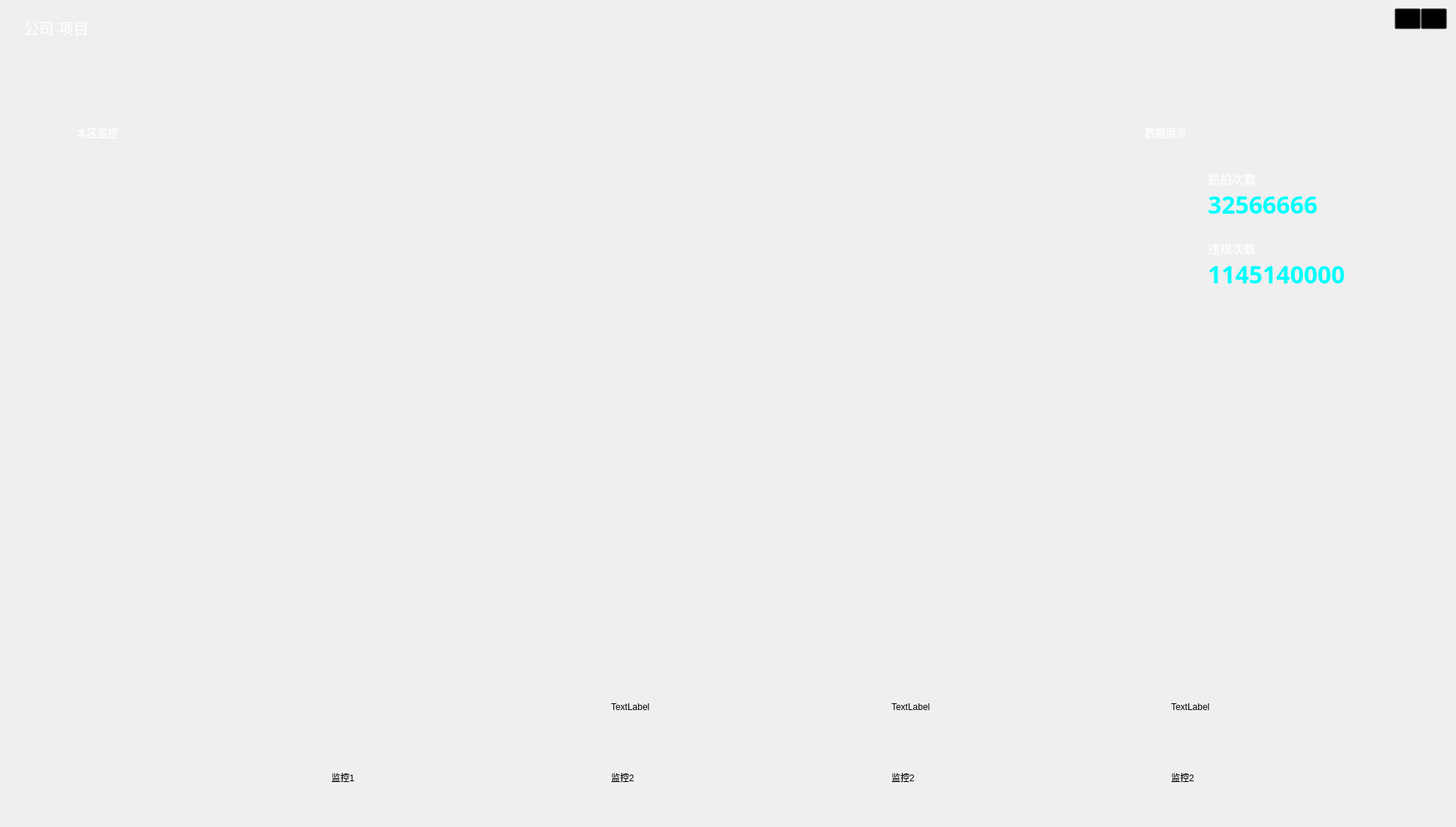
<?xml version="1.0" encoding="UTF-8"?>
<ui version="4.0">
 <class>AIMonitorClass</class>
 <widget class="QMainWindow" name="AIMonitorClass">
  <property name="geometry">
   <rect>
    <x>0</x>
    <y>0</y>
    <width>1942</width>
    <height>1103</height>
   </rect>
  </property>
  <property name="windowTitle">
   <string>AIMonitor</string>
  </property>
  <widget class="QWidget" name="centralWidget">
   <property name="styleSheet">
    <string notr="true"/>
   </property>
   <layout class="QHBoxLayout" name="horizontalLayout">
    <item>
     <widget class="QFrame" name="frame">
      <property name="styleSheet">
       <string notr="true">#frame{
background-size: contain;
border-image:url(:/AIMonitor/img/dabeijing.png);
border-top-left-radius:5px;

border-top-right-radius:5px;

border-bottom-left-radius:5px;

border-bottom-right-radius:5px;

}</string>
      </property>
      <property name="frameShape">
       <enum>QFrame::StyledPanel</enum>
      </property>
      <property name="frameShadow">
       <enum>QFrame::Raised</enum>
      </property>
      <layout class="QVBoxLayout" name="verticalLayout_2" stretch="4,36,18">
       <property name="spacing">
        <number>0</number>
       </property>
       <property name="leftMargin">
        <number>1</number>
       </property>
       <property name="topMargin">
        <number>0</number>
       </property>
       <property name="rightMargin">
        <number>1</number>
       </property>
       <property name="bottomMargin">
        <number>0</number>
       </property>
       <item>
        <widget class="QFrame" name="topFrame">
         <property name="minimumSize">
          <size>
           <width>1076</width>
           <height>115</height>
          </size>
         </property>
         <layout class="QHBoxLayout" name="top" stretch="1,5,20,8,1,1">
          <property name="spacing">
           <number>0</number>
          </property>
          <property name="sizeConstraint">
           <enum>QLayout::SetDefaultConstraint</enum>
          </property>
          <property name="leftMargin">
           <number>0</number>
          </property>
          <property name="topMargin">
           <number>0</number>
          </property>
          <property name="rightMargin">
           <number>0</number>
          </property>
          <property name="bottomMargin">
           <number>0</number>
          </property>
          <item alignment="Qt::AlignTop">
           <widget class="QLabel" name="projectLabel">
            <property name="minimumSize">
             <size>
              <width>350</width>
              <height>30</height>
             </size>
            </property>
            <property name="maximumSize">
             <size>
              <width>300</width>
              <height>39</height>
             </size>
            </property>
            <property name="styleSheet">
             <string notr="true">#projectLabel{
	color:#FFFFFF;
    font-size:20px;
    padding-left:15px;
	font-family: Microsoft YaHei;
	padding-top:12px;
}</string>
            </property>
            <property name="text">
             <string>公司-项目</string>
            </property>
           </widget>
          </item>
          <item>
           <spacer name="horizontalSpacer">
            <property name="orientation">
             <enum>Qt::Horizontal</enum>
            </property>
            <property name="sizeHint" stdset="0">
             <size>
              <width>40</width>
              <height>20</height>
             </size>
            </property>
           </spacer>
          </item>
          <item>
           <widget class="QLabel" name="title">
            <property name="minimumSize">
             <size>
              <width>369</width>
              <height>50</height>
             </size>
            </property>
            <property name="maximumSize">
             <size>
              <width>369</width>
              <height>50</height>
             </size>
            </property>
            <property name="styleSheet">
             <string notr="true">#title{
	border-image: url(:/AIMonitor/img/logo--.png);
}</string>
            </property>
            <property name="text">
             <string/>
            </property>
           </widget>
          </item>
          <item>
           <spacer name="horizontalSpacer_2">
            <property name="orientation">
             <enum>Qt::Horizontal</enum>
            </property>
            <property name="sizeHint" stdset="0">
             <size>
              <width>40</width>
              <height>20</height>
             </size>
            </property>
           </spacer>
          </item>
          <item alignment="Qt::AlignTop">
           <widget class="QPushButton" name="signalButton">
            <property name="maximumSize">
             <size>
              <width>35</width>
              <height>35</height>
             </size>
            </property>
            <property name="cursor">
             <cursorShape>PointingHandCursor</cursorShape>
            </property>
            <property name="whatsThis">
             <string>最小化</string>
            </property>
            <property name="styleSheet">
             <string notr="true">#signalButton {  
	image: url(:/AIMonitor/img/xinhao.png);
	background: transparent; 
	padding-top:12px; 
	
}  

/* 鼠标按下时的效果 */  
#miniButton:pressed {  
    /* 改变背景色 */  
    background-color:rgb(40,85,20);  

    /* 改变边框风格 */  
    border-style:inset;  

    /* 使文字有一点移动 */  
    padding-left:6px;  
    padding-top:18px;  
}  

/* 按钮样式 */  
#miniButton:flat {  
    border:2px solid red;  
}  </string>
            </property>
            <property name="text">
             <string/>
            </property>
            <property name="icon">
             <iconset>
              <normaloff>:/AIMonitor/icons/minus.png</normaloff>:/AIMonitor/icons/minus.png</iconset>
            </property>
           </widget>
          </item>
          <item alignment="Qt::AlignTop">
           <widget class="QPushButton" name="closeButton">
            <property name="maximumSize">
             <size>
              <width>35</width>
              <height>35</height>
             </size>
            </property>
            <property name="cursor">
             <cursorShape>PointingHandCursor</cursorShape>
            </property>
            <property name="styleSheet">
             <string notr="true">#closeButton {
	
	image: url(:/AIMonitor/img/guanbi.png);
	background: transparent; 
	padding-top:12px;
}  

/* 鼠标按下时的效果 */  
#closeButton:pressed {  
    /* 改变背景色 */  
    background-color:rgb(40,85,20);  

    /* 改变边框风格 */  
    border-style:inset;  

    /* 使文字有一点移动 */  
    padding-left:6px;  
    padding-top:18px;  
}  

/* 按钮样式 */  
#closeButton:flat {  
    border:2px solid red;  
}  </string>
            </property>
            <property name="text">
             <string/>
            </property>
            <property name="icon">
             <iconset>
              <normaloff>:/AIMonitor/icons/close.png</normaloff>:/AIMonitor/icons/close.png</iconset>
            </property>
           </widget>
          </item>
         </layout>
        </widget>
       </item>
       <item>
        <layout class="QHBoxLayout" name="content" stretch="5,20,5">
         <property name="spacing">
          <number>7</number>
         </property>
         <property name="leftMargin">
          <number>62</number>
         </property>
         <property name="topMargin">
          <number>0</number>
         </property>
         <property name="rightMargin">
          <number>60</number>
         </property>
         <property name="bottomMargin">
          <number>3</number>
         </property>
         <item>
          <widget class="QFrame" name="leftFrame">
           <property name="minimumSize">
            <size>
             <width>371</width>
             <height>758</height>
            </size>
           </property>
           <property name="maximumSize">
            <size>
             <width>371</width>
             <height>758</height>
            </size>
           </property>
           <property name="styleSheet">
            <string notr="true">#leftFrame{
	
	border-image: url(:/AIMonitor/img/xiaobeijingzuo.png);
}</string>
           </property>
           <layout class="QVBoxLayout" name="listviewFrame">
            <property name="leftMargin">
             <number>10</number>
            </property>
            <property name="topMargin">
             <number>40</number>
            </property>
            <property name="rightMargin">
             <number>10</number>
            </property>
            <property name="bottomMargin">
             <number>280</number>
            </property>
            <item>
             <widget class="QLabel" name="monitorLabel">
              <property name="styleSheet">
               <string notr="true">color:#FFFFFF;
font-size:14px;
padding-left:15px;
font-family: Microsoft YaHei;</string>
              </property>
              <property name="text">
               <string>本区监控</string>
              </property>
             </widget>
            </item>
            <item>
             <widget class="QListView" name="listView">
              <property name="styleSheet">
               <string notr="true">background-color:transparent</string>
              </property>
             </widget>
            </item>
           </layout>
          </widget>
         </item>
         <item>
          <widget class="QLabel" name="videoLabel">
           <property name="text">
            <string/>
           </property>
          </widget>
         </item>
         <item>
          <widget class="QFrame" name="rightFrame">
           <property name="minimumSize">
            <size>
             <width>371</width>
             <height>758</height>
            </size>
           </property>
           <property name="maximumSize">
            <size>
             <width>371</width>
             <height>758</height>
            </size>
           </property>
           <property name="styleSheet">
            <string notr="true">#rightFrame{
	border-image: url(:/AIMonitor/img/xiaobeijingyou.png)
}</string>
           </property>
           <layout class="QVBoxLayout" name="verticalLayout_3" stretch="1,2,0,5">
            <property name="spacing">
             <number>8</number>
            </property>
            <property name="leftMargin">
             <number>10</number>
            </property>
            <property name="topMargin">
             <number>40</number>
            </property>
            <property name="rightMargin">
             <number>10</number>
            </property>
            <property name="bottomMargin">
             <number>280</number>
            </property>
            <item alignment="Qt::AlignTop">
             <widget class="QLabel" name="dataLabel">
              <property name="minimumSize">
               <size>
                <width>10</width>
                <height>20</height>
               </size>
              </property>
              <property name="styleSheet">
               <string notr="true">color:#FFFFFF;
font-size:14px;
padding-left:15px;
font-family: Microsoft YaHei;</string>
              </property>
              <property name="text">
               <string>数据展示</string>
              </property>
             </widget>
            </item>
            <item>
             <widget class="QFrame" name="cameralMain">
              <property name="minimumSize">
               <size>
                <width>337</width>
                <height>84</height>
               </size>
              </property>
              <property name="maximumSize">
               <size>
                <width>337</width>
                <height>84</height>
               </size>
              </property>
              <property name="styleSheet">
               <string notr="true">#cameralMain{
border-image: url(:/AIMonitor/img/xiaokuang.png);
}
</string>
              </property>
              <layout class="QHBoxLayout" name="horizontalLayout_2" stretch="3,15">
               <property name="spacing">
                <number>20</number>
               </property>
               <property name="rightMargin">
                <number>1</number>
               </property>
               <item alignment="Qt::AlignLeft">
                <widget class="QLabel" name="cameralLabel">
                 <property name="minimumSize">
                  <size>
                   <width>50</width>
                   <height>50</height>
                  </size>
                 </property>
                 <property name="maximumSize">
                  <size>
                   <width>50</width>
                   <height>50</height>
                  </size>
                 </property>
                 <property name="styleSheet">
                  <string notr="true">border-image: url(:/AIMonitor/img/zhuapai.png);</string>
                 </property>
                 <property name="text">
                  <string/>
                 </property>
                </widget>
               </item>
               <item>
                <widget class="QFrame" name="cameralFrame">
                 <property name="minimumSize">
                  <size>
                   <width>0</width>
                   <height>0</height>
                  </size>
                 </property>
                 <property name="maximumSize">
                  <size>
                   <width>114514</width>
                   <height>114514</height>
                  </size>
                 </property>
                 <property name="styleSheet">
                  <string notr="true">background-color:transparent</string>
                 </property>
                 <layout class="QVBoxLayout" name="verticalLayout_7">
                  <property name="topMargin">
                   <number>0</number>
                  </property>
                  <item>
                   <widget class="QLabel" name="cameralTextLabel">
                    <property name="minimumSize">
                     <size>
                      <width>80</width>
                      <height>22</height>
                     </size>
                    </property>
                    <property name="maximumSize">
                     <size>
                      <width>80</width>
                      <height>22</height>
                     </size>
                    </property>
                    <property name="styleSheet">
                     <string notr="true">#cameralTextLabel{
width: 64px;
height: 22px;
opacity: 0.6;
font-family: PingFangSC-Regular;
font-size: 16px;
color: #FFFFFF;
letter-spacing: 0;
font-weight: 400;
padding-left:5px
}</string>
                    </property>
                    <property name="text">
                     <string>抓拍次数</string>
                    </property>
                   </widget>
                  </item>
                  <item>
                   <widget class="QLabel" name="cameralTotalLabel">
                    <property name="minimumSize">
                     <size>
                      <width>75</width>
                      <height>45</height>
                     </size>
                    </property>
                    <property name="maximumSize">
                     <size>
                      <width>200</width>
                      <height>45</height>
                     </size>
                    </property>
                    <property name="styleSheet">
                     <string notr="true">#cameralTotalLabel{
font-family: PingFangSC-Semibold;
font-size: 32px;
color: #00FFFD;
padding-bottom:10px;
letter-spacing: 0;
font-weight: 600;

}</string>
                    </property>
                    <property name="text">
                     <string>32566666</string>
                    </property>
                   </widget>
                  </item>
                 </layout>
                </widget>
               </item>
              </layout>
             </widget>
            </item>
            <item>
             <widget class="QFrame" name="warningMain">
              <property name="minimumSize">
               <size>
                <width>337</width>
                <height>84</height>
               </size>
              </property>
              <property name="maximumSize">
               <size>
                <width>337</width>
                <height>84</height>
               </size>
              </property>
              <property name="styleSheet">
               <string notr="true">#warningMain{
border-image: url(:/AIMonitor/img/xiaokuang.png);
}
</string>
              </property>
              <layout class="QHBoxLayout" name="horizontalLayout_3" stretch="3,15">
               <property name="spacing">
                <number>20</number>
               </property>
               <property name="rightMargin">
                <number>1</number>
               </property>
               <item alignment="Qt::AlignLeft">
                <widget class="QLabel" name="warningLabel">
                 <property name="minimumSize">
                  <size>
                   <width>50</width>
                   <height>50</height>
                  </size>
                 </property>
                 <property name="maximumSize">
                  <size>
                   <width>50</width>
                   <height>50</height>
                  </size>
                 </property>
                 <property name="styleSheet">
                  <string notr="true">border-image: url(:/AIMonitor/img/yujing.png);</string>
                 </property>
                 <property name="text">
                  <string/>
                 </property>
                </widget>
               </item>
               <item>
                <widget class="QFrame" name="warningFrame">
                 <property name="minimumSize">
                  <size>
                   <width>0</width>
                   <height>0</height>
                  </size>
                 </property>
                 <property name="maximumSize">
                  <size>
                   <width>114514</width>
                   <height>114514</height>
                  </size>
                 </property>
                 <layout class="QVBoxLayout" name="verticalLayout_8">
                  <property name="topMargin">
                   <number>0</number>
                  </property>
                  <item>
                   <widget class="QLabel" name="warningTextLabel">
                    <property name="styleSheet">
                     <string notr="true">#warningTextLabel{
width: 64px;
height: 22px;
opacity: 0.6;
font-family: PingFangSC-Regular;
font-size: 16px;
color: #FFFFFF;
letter-spacing: 0;
font-weight: 400;
padding-left:5px
}</string>
                    </property>
                    <property name="text">
                     <string>违规次数</string>
                    </property>
                   </widget>
                  </item>
                  <item>
                   <widget class="QLabel" name="warningTotalLabel">
                    <property name="minimumSize">
                     <size>
                      <width>75</width>
                      <height>45</height>
                     </size>
                    </property>
                    <property name="maximumSize">
                     <size>
                      <width>200</width>
                      <height>45</height>
                     </size>
                    </property>
                    <property name="styleSheet">
                     <string notr="true">#warningTotalLabel{
font-family: PingFangSC-Semibold;
font-size: 32px;
color: #00FFFD;
padding-bottom:10px;
letter-spacing: 0;
font-weight: 600;

}</string>
                    </property>
                    <property name="text">
                     <string>1145140000</string>
                    </property>
                   </widget>
                  </item>
                 </layout>
                </widget>
               </item>
              </layout>
             </widget>
            </item>
            <item>
             <layout class="QHBoxLayout" name="horizontalLayout_4"/>
            </item>
           </layout>
          </widget>
         </item>
        </layout>
       </item>
       <item>
        <widget class="QFrame" name="bottom">
         <layout class="QHBoxLayout" name="contentButtom" stretch="10,10,10,10,17">
          <property name="leftMargin">
           <number>430</number>
          </property>
          <property name="rightMargin">
           <number>1</number>
          </property>
          <item>
           <layout class="QVBoxLayout" name="verticalLayout">
            <item>
             <widget class="QLabel" name="label">
              <property name="text">
               <string/>
              </property>
             </widget>
            </item>
            <item>
             <widget class="QLabel" name="label_2">
              <property name="text">
               <string>监控1</string>
              </property>
             </widget>
            </item>
           </layout>
          </item>
          <item>
           <layout class="QVBoxLayout" name="verticalLayout_10">
            <item>
             <widget class="QLabel" name="label_4">
              <property name="text">
               <string>TextLabel</string>
              </property>
             </widget>
            </item>
            <item>
             <widget class="QLabel" name="label_3">
              <property name="text">
               <string>监控2</string>
              </property>
             </widget>
            </item>
           </layout>
          </item>
          <item>
           <layout class="QVBoxLayout" name="verticalLayout_6">
            <item>
             <widget class="QLabel" name="label_6">
              <property name="text">
               <string>TextLabel</string>
              </property>
             </widget>
            </item>
            <item>
             <widget class="QLabel" name="label_5">
              <property name="text">
               <string>监控2</string>
              </property>
             </widget>
            </item>
           </layout>
          </item>
          <item>
           <layout class="QVBoxLayout" name="verticalLayout_5">
            <item>
             <widget class="QLabel" name="label_8">
              <property name="text">
               <string>TextLabel</string>
              </property>
             </widget>
            </item>
            <item>
             <widget class="QLabel" name="label_7">
              <property name="text">
               <string>监控2</string>
              </property>
             </widget>
            </item>
           </layout>
          </item>
          <item>
           <layout class="QHBoxLayout" name="horizontalLayout_6"/>
          </item>
         </layout>
        </widget>
       </item>
      </layout>
     </widget>
    </item>
   </layout>
  </widget>
  <action name="action">
   <property name="text">
    <string>关闭</string>
   </property>
  </action>
 </widget>
 <layoutdefault spacing="6" margin="11"/>
 <resources>
  <include location="../AIMonitor.qrc"/>
 </resources>
 <connections/>
</ui>
